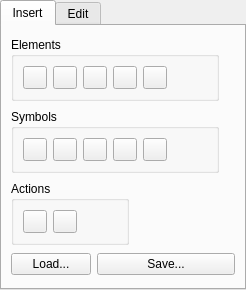
<?xml version="1.0" encoding="UTF-8"?>
<ui version="4.0">
 <class>mainTabWidget</class>
 <widget class="QTabWidget" name="mainTabWidget">
  <property name="geometry">
   <rect>
    <x>0</x>
    <y>0</y>
    <width>246</width>
    <height>290</height>
   </rect>
  </property>
  <property name="currentIndex">
   <number>0</number>
  </property>
  <widget class="QWidget" name="tab">
   <property name="sizePolicy">
    <sizepolicy hsizetype="Preferred" vsizetype="Fixed">
     <horstretch>0</horstretch>
     <verstretch>0</verstretch>
    </sizepolicy>
   </property>
   <attribute name="title">
    <string>Insert</string>
   </attribute>
   <layout class="QFormLayout" name="formLayout">
    <item row="0" column="0" colspan="2">
     <widget class="QGroupBox" name="groupElements">
      <property name="sizePolicy">
       <sizepolicy hsizetype="Fixed" vsizetype="Fixed">
        <horstretch>30</horstretch>
        <verstretch>30</verstretch>
       </sizepolicy>
      </property>
      <property name="title">
       <string>Elements</string>
      </property>
      <property name="flat">
       <bool>true</bool>
      </property>
      <layout class="QHBoxLayout" name="horizontalLayout">
       <item>
        <widget class="QToolButton" name="buttonFence">
         <property name="text">
          <string/>
         </property>
         <property name="popupMode">
          <enum>QToolButton::DelayedPopup</enum>
         </property>
         <property name="toolButtonStyle">
          <enum>Qt::ToolButtonIconOnly</enum>
         </property>
        </widget>
       </item>
       <item>
        <widget class="QToolButton" name="buttonScript">
         <property name="text">
          <string/>
         </property>
         <property name="popupMode">
          <enum>QToolButton::DelayedPopup</enum>
         </property>
         <property name="toolButtonStyle">
          <enum>Qt::ToolButtonIconOnly</enum>
         </property>
        </widget>
       </item>
       <item>
        <widget class="QToolButton" name="buttonRoot">
         <property name="text">
          <string/>
         </property>
         <property name="popupMode">
          <enum>QToolButton::DelayedPopup</enum>
         </property>
         <property name="toolButtonStyle">
          <enum>Qt::ToolButtonIconOnly</enum>
         </property>
        </widget>
       </item>
       <item>
        <widget class="QToolButton" name="buttonFraction">
         <property name="text">
          <string/>
         </property>
         <property name="popupMode">
          <enum>QToolButton::DelayedPopup</enum>
         </property>
         <property name="toolButtonStyle">
          <enum>Qt::ToolButtonIconOnly</enum>
         </property>
        </widget>
       </item>
       <item>
        <widget class="QToolButton" name="buttonTable">
         <property name="text">
          <string/>
         </property>
         <property name="popupMode">
          <enum>QToolButton::DelayedPopup</enum>
         </property>
         <property name="toolButtonStyle">
          <enum>Qt::ToolButtonIconOnly</enum>
         </property>
        </widget>
       </item>
       <item>
        <spacer name="horizontalSpacer_4">
         <property name="orientation">
          <enum>Qt::Horizontal</enum>
         </property>
         <property name="sizeHint" stdset="0">
          <size>
           <width>40</width>
           <height>20</height>
          </size>
         </property>
        </spacer>
       </item>
      </layout>
     </widget>
    </item>
    <item row="1" column="0" colspan="2">
     <widget class="QGroupBox" name="groupSymbols">
      <property name="sizePolicy">
       <sizepolicy hsizetype="Fixed" vsizetype="Fixed">
        <horstretch>0</horstretch>
        <verstretch>0</verstretch>
       </sizepolicy>
      </property>
      <property name="title">
       <string>Symbols</string>
      </property>
      <property name="flat">
       <bool>true</bool>
      </property>
      <layout class="QHBoxLayout" name="horizontalLayout_2">
       <item>
        <widget class="QToolButton" name="buttonRelation">
         <property name="text">
          <string/>
         </property>
         <property name="popupMode">
          <enum>QToolButton::DelayedPopup</enum>
         </property>
         <property name="toolButtonStyle">
          <enum>Qt::ToolButtonIconOnly</enum>
         </property>
        </widget>
       </item>
       <item>
        <widget class="QToolButton" name="buttonOperators">
         <property name="text">
          <string/>
         </property>
         <property name="popupMode">
          <enum>QToolButton::DelayedPopup</enum>
         </property>
         <property name="toolButtonStyle">
          <enum>Qt::ToolButtonIconOnly</enum>
         </property>
        </widget>
       </item>
       <item>
        <widget class="QToolButton" name="buttonMisc">
         <property name="text">
          <string/>
         </property>
         <property name="popupMode">
          <enum>QToolButton::DelayedPopup</enum>
         </property>
         <property name="toolButtonStyle">
          <enum>Qt::ToolButtonIconOnly</enum>
         </property>
        </widget>
       </item>
       <item>
        <widget class="QToolButton" name="buttonArrows">
         <property name="text">
          <string/>
         </property>
         <property name="popupMode">
          <enum>QToolButton::DelayedPopup</enum>
         </property>
         <property name="toolButtonStyle">
          <enum>Qt::ToolButtonIconOnly</enum>
         </property>
        </widget>
       </item>
       <item>
        <widget class="QToolButton" name="buttonGreek">
         <property name="text">
          <string/>
         </property>
         <property name="popupMode">
          <enum>QToolButton::DelayedPopup</enum>
         </property>
         <property name="toolButtonStyle">
          <enum>Qt::ToolButtonIconOnly</enum>
         </property>
        </widget>
       </item>
       <item>
        <spacer name="horizontalSpacer_3">
         <property name="orientation">
          <enum>Qt::Horizontal</enum>
         </property>
         <property name="sizeHint" stdset="0">
          <size>
           <width>40</width>
           <height>20</height>
          </size>
         </property>
        </spacer>
       </item>
      </layout>
     </widget>
    </item>
    <item row="2" column="0" colspan="2">
     <widget class="QGroupBox" name="groupActions">
      <property name="sizePolicy">
       <sizepolicy hsizetype="Fixed" vsizetype="Fixed">
        <horstretch>0</horstretch>
        <verstretch>0</verstretch>
       </sizepolicy>
      </property>
      <property name="title">
       <string>Actions</string>
      </property>
      <property name="flat">
       <bool>true</bool>
      </property>
      <layout class="QHBoxLayout" name="horizontalLayout_3">
       <item>
        <widget class="QToolButton" name="buttonFormula">
         <property name="text">
          <string/>
         </property>
         <property name="popupMode">
          <enum>QToolButton::DelayedPopup</enum>
         </property>
         <property name="toolButtonStyle">
          <enum>Qt::ToolButtonIconOnly</enum>
         </property>
        </widget>
       </item>
       <item>
        <widget class="QToolButton" name="buttonAlterTable">
         <property name="text">
          <string/>
         </property>
         <property name="popupMode">
          <enum>QToolButton::DelayedPopup</enum>
         </property>
         <property name="toolButtonStyle">
          <enum>Qt::ToolButtonIconOnly</enum>
         </property>
        </widget>
       </item>
       <item>
        <spacer name="horizontalSpacer_2">
         <property name="orientation">
          <enum>Qt::Horizontal</enum>
         </property>
         <property name="sizeHint" stdset="0">
          <size>
           <width>40</width>
           <height>20</height>
          </size>
         </property>
        </spacer>
       </item>
      </layout>
     </widget>
    </item>
    <item row="3" column="0">
     <widget class="QPushButton" name="buttonLoad">
      <property name="text">
       <string comment="This button opens a file dialog to load a MathML file">Load...</string>
      </property>
     </widget>
    </item>
    <item row="3" column="1">
     <widget class="QPushButton" name="buttonSave">
      <property name="text">
       <string>Save...</string>
      </property>
     </widget>
    </item>
   </layout>
  </widget>
  <widget class="QWidget" name="tab_2">
   <attribute name="title">
    <string>Edit</string>
   </attribute>
   <layout class="QGridLayout" name="gridLayout_5">
    <item row="0" column="0" colspan="2">
     <widget class="QGroupBox" name="groupGeneralOptions">
      <property name="title">
       <string>General options</string>
      </property>
      <property name="flat">
       <bool>true</bool>
      </property>
      <widget class="KFontComboBox" name="fontComboBox">
       <property name="geometry">
        <rect>
         <x>80</x>
         <y>70</y>
         <width>151</width>
         <height>34</height>
        </rect>
       </property>
      </widget>
      <widget class="QLabel" name="label">
       <property name="geometry">
        <rect>
         <x>20</x>
         <y>70</y>
         <width>41</width>
         <height>24</height>
        </rect>
       </property>
       <property name="text">
        <string>Font:</string>
       </property>
       <property name="buddy">
        <cstring>fontComboBox</cstring>
       </property>
      </widget>
      <widget class="QLabel" name="labelColors">
       <property name="geometry">
        <rect>
         <x>20</x>
         <y>40</y>
         <width>61</width>
         <height>24</height>
        </rect>
       </property>
       <property name="text">
        <string>Colors:</string>
       </property>
      </widget>
     </widget>
    </item>
    <item row="1" column="0" colspan="2">
     <widget class="QGroupBox" name="groupSpecificOptions">
      <property name="title">
       <string>Specific options</string>
      </property>
      <property name="flat">
       <bool>true</bool>
      </property>
      <layout class="QGridLayout" name="gridLayout_3">
       <item row="0" column="0" rowspan="2">
        <widget class="QStackedWidget" name="stackedWidget">
         <property name="sizePolicy">
          <sizepolicy hsizetype="Preferred" vsizetype="Minimum">
           <horstretch>0</horstretch>
           <verstretch>0</verstretch>
          </sizepolicy>
         </property>
         <property name="currentIndex">
          <number>0</number>
         </property>
         <widget class="QWidget" name="Table">
          <layout class="QGridLayout" name="gridLayout_4">
           <item row="0" column="0">
            <widget class="QLabel" name="label_3">
             <property name="text">
              <string>Rows:</string>
             </property>
            </widget>
           </item>
           <item row="1" column="0">
            <widget class="QLabel" name="label_4">
             <property name="text">
              <string>Columns:</string>
             </property>
            </widget>
           </item>
          </layout>
         </widget>
         <widget class="QWidget" name="page_2"/>
        </widget>
       </item>
      </layout>
     </widget>
    </item>
    <item row="2" column="0">
     <spacer name="horizontalSpacer">
      <property name="orientation">
       <enum>Qt::Horizontal</enum>
      </property>
      <property name="sizeHint" stdset="0">
       <size>
        <width>104</width>
        <height>20</height>
       </size>
      </property>
     </spacer>
    </item>
    <item row="2" column="1">
     <widget class="QPushButton" name="pushButton">
      <property name="text">
       <string>View MathML</string>
      </property>
     </widget>
    </item>
   </layout>
  </widget>
 </widget>
 <customwidgets>
  <customwidget>
   <class>KFontComboBox</class>
   <extends>KComboBox</extends>
   <header>kfontcombobox.h</header>
  </customwidget>
  <customwidget>
   <class>KComboBox</class>
   <extends>QComboBox</extends>
   <header>kcombobox.h</header>
  </customwidget>
 </customwidgets>
 <resources/>
 <connections/>
</ui>
